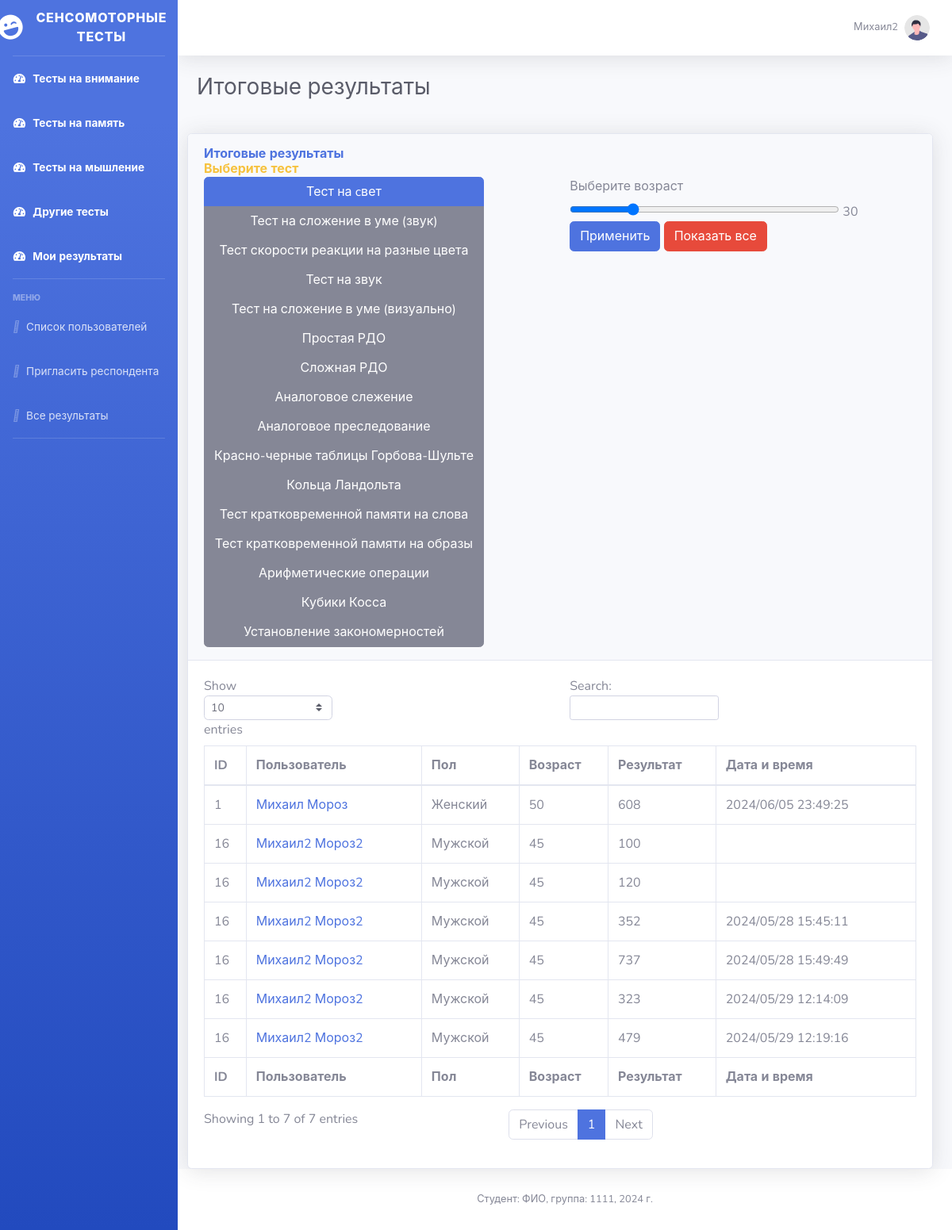
The page /general_result.php (signed in) on the database its author committed.
### tables this page shows
CREATE TABLE `users` (
  `id` bigint NOT NULL AUTO_INCREMENT,
  `name` varchar(255) NOT NULL,
  `second_name` varchar(255) NOT NULL,
  `email` varchar(255) NOT NULL,
  `password` varchar(255) NOT NULL,
  `status` tinyint NOT NULL,
  `invitation_link` varchar(255) DEFAULT NULL,
  `age` int DEFAULT NULL,
  `sex` tinyint(1) DEFAULT NULL,
  UNIQUE KEY `id` (`id`)
);

CREATE TABLE `tests` (
  `id` bigint NOT NULL AUTO_INCREMENT,
  `title` varchar(255) DEFAULT NULL,
  `link` varchar(255) DEFAULT NULL,
  `category_id` int DEFAULT NULL,
  `measure` varchar(10) DEFAULT NULL,
  `time` int DEFAULT NULL,
  UNIQUE KEY `id` (`id`)
);

CREATE TABLE `user_test_results` (
  `id` bigint unsigned NOT NULL AUTO_INCREMENT,
  `user_id` bigint DEFAULT NULL,
  `test_id` bigint DEFAULT NULL,
  `result` int DEFAULT NULL,
  `date` varchar(100) DEFAULT NULL,
  `complexity` int DEFAULT NULL,
  `start_pulse` int DEFAULT NULL,
  `end_pulse` int DEFAULT NULL,
  `during_pulse` text,
  UNIQUE KEY `id` (`id`),
  KEY `user_test_results_tests_id_fk` (`test_id`),
  CONSTRAINT `user_test_results_tests_id_fk` FOREIGN KEY (`test_id`) REFERENCES `tests` (`id`)
);

### scripts/gates.php (called while the page is built, shortened)
<?php
function getCurrentUser(){
    $pdo = getPDO();
    $user = null;
    if(isset($_COOKIE['auth_email'])) {
        $email = $_COOKIE['auth_email'];
        $result = $pdo->query("SELECT * FROM users WHERE email = '$email'");
        $user = $result->fetch(PDO::FETCH_ASSOC);
    }
    return $user;
}
function getStatus(){
    $user = getCurrentUser();
        if ($user)
            return $user['status'];
    return false;
}
function is_admin(){
    return getStatus() == 3;
}
function is_expert(){
    return getStatus() == 2;
}

### scripts/get_test_results.php (called while the page is built, shortened)
<?php
require_once "gates.php";
function getTestResults($test_id){
    $pdo = getPDO();
    $result = $pdo->query("SELECT * FROM user_test_results, users WHERE user_test_results.test_id = $test_id AND user_test_results.user_id = users.id  ORDER BY users.age");
    $tests = $result->fetchAll(PDO::FETCH_ASSOC);
    return $tests;
}

### general_result.php (the view, shortened to what this page needs)
<?php
require_once "scripts/gates.php";
require_once "scripts/get_test_results.php";
$pdo = getPDO();
$result = $pdo->query("SELECT * FROM tests");
$tests = $result->fetchAll();
$sex = [
    0 => "Женский",
    1 => "Мужской",
];
$test_id = 1;
$age = 0;
$tests_results = [];
if($age)
    $tests_results = getTestResultsByAge($test_id, $age);
else
    $tests_results = getTestResults($test_id);
?>
<!DOCTYPE html>
<html lang="en">
<head>
    <link href="vendor/fontawesome-free/css/all.min.css" rel="stylesheet" type="text/css">
    <link href="css/sb-admin-2.min.css" rel="stylesheet">
</head>
<body id="page-top">
<div id="wrapper">
    <?php include("scripts/menu.php") ?>
    <div id="content-wrapper" class="d-flex flex-column">
        <div id="content">
            <?php include("scripts/menu_top.php") ?>
            <div class="container-fluid">
                <div class="d-sm-flex align-items-center justify-content-between mb-4">
                    <h1 class="h3 mb-0 text-gray-800">Итоговые результаты</h1>
                </div>
                <div class="row">
                    <div class="card shadow mb-8 mt-3">
                        <div class="card-header py-3">
                            <h6 class="m-0 font-weight-bold text-primary">Итоговые результаты</h6>
                            <h6 class="m-0 font-weight-bold text-warning">Выберите тест</h6>
                            <div class="row">
                                <div class="col-md-6">
                                    <div class="btn-group-vertical">
                                        <?php foreach ($tests as $test): ?>
                                            <a href="general_result.php?test_id=<?= $test['id'] ?>" type="button"
                                               class="btn <?= ($test['id'] == $test_id) ? "btn-primary" : "btn-secondary" ?>">
                                                <?= $test['title'] ?>
                                            </a>
                                        <?php endforeach; ?>
                                    </div>
                                </div>
                                <div class="col-md-6">
                                    <form action="/general_result.php" method="get">
                                        <label for="customRange1" class="form-label">Выберите возраст</label>
                                        <input class="form-range" type="range" id="customRange1" name="age" min="10" max="100" value="<?= (!$age)?30:$age ?>" step="5" style="width: 340px;"  oninput="this.nextElementSibling.value = this.value"/>
                                        <output style="width: 30px;"><?= (!$age)?30:$age ?></output>
                                        <br>
                                        <button class="btn btn-primary">Применить</button>
                                        <a href="/general_result.php?test_id=<?= $test_id ?>" class="btn btn-danger">Показать все</a>
                                    </form>
                                </div>
                            </div>
                        </div>
                        <div class="card-body">
                            <div class="table-responsive">
                                <table class="table table-bordered" id="dataTable" width="100%" cellspacing="0"
                                       style="min-width: 700px">
                                    <thead>
                                    <tr>
                                        <th>ID</th>
                                        <th>Пользователь</th>
                                        <th>Пол</th>
                                        <th>Возраст</th>
                                        <th>Результат</th>
                                        <th>Дата и время</th>
                                    </tr>
                                    </thead>
                                    <tfoot>
                                    <tr>
                                        <th>ID</th>
                                        <th>Пользователь</th>
                                        <th>Пол</th>
                                        <th>Возраст</th>
                                        <th>Результат</th>
                                        <th>Дата и время</th>
                                    </tr>
                                    </tfoot>
                                    <tbody>
                                    <?php foreach ($tests_results as $tests_result): ?>
                                        <tr>
                                            <td><?= $tests_result['id'] ?></td>
                                            <td>
                                                <a href="/test_results.php?id=<?= $tests_result['user_id'] ?>"><?= $tests_result['name'] . ' ' . $tests_result['second_name'] ?></a>
                                            </td>
                                            <td><?= $sex[$tests_result['sex']] ?></td>
                                            <td><?= $tests_result['age'] ?></td>
                                            <td><?= $tests_result['result'] ?></td>
                                            <td><?= $tests_result['date'] ?></td>
                                        </tr>
                                    <?php endforeach; ?>
                                    </tbody>
                                </table>
                            </div>
                        </div>
                    </div>
                </div>
            </div>
        </div>
        <footer class="sticky-footer bg-white">
            <div class="container my-auto">
                <div class="copyright text-center my-auto">
                    <span>Студент: ФИО, группа: 1111, 2024 г.</span>
                </div>
            </div>
        </footer>
    </div>
</div>
</body>
</html>

### scripts/menu.php (shortened to what this page needs)
<ul class="navbar-nav bg-gradient-primary sidebar sidebar-dark accordion" id="accordionSidebar">
    <a class="sidebar-brand d-flex align-items-center justify-content-center" href="/index.php">
        <div class="sidebar-brand-icon rotate-n-15">
            <i class="fas fa-laugh-wink"></i>
        </div>
        <div class="sidebar-brand-text mx-3">Сенсомоторные тесты</div>
    </a>
    <hr class="sidebar-divider my-0">
    <li class="nav-item active">
        <a class="nav-link" href="/main.php?test_category=1">
            <i class="fas fa-fw fa-tachometer-alt"></i>
            <span>Тесты на внимание</span></a>
    </li>
    <li class="nav-item active">
        <a class="nav-link" href="/main.php?test_category=2">
            <i class="fas fa-fw fa-tachometer-alt"></i>
            <span>Тесты на память</span></a>
    </li>
    <li class="nav-item active">
        <a class="nav-link" href="/main.php?test_category=3">
            <i class="fas fa-fw fa-tachometer-alt"></i>
            <span>Тесты на мышление</span></a>
    </li>
    <li class="nav-item active">
        <a class="nav-link" href="/main.php?test_category=4">
            <i class="fas fa-fw fa-tachometer-alt"></i>
            <span>Другие тесты</span></a>
    </li>
    <li class="nav-item active">
        <a class="nav-link" href="/my_results.php">
            <i class="fas fa-fw fa-tachometer-alt"></i>
            <span>Мои результаты</span></a>
    </li>
    <hr class="sidebar-divider">
    <div class="sidebar-heading">
        Меню
    </div>
    <?php
    if(is_admin() || is_expert()){
        ?>
    <li class="nav-item">
        <a class="nav-link" href="/users.php"
           aria-expanded="true" aria-controls="collapseTwo">
            <i class="fa-solid fa-list-ul"></i>
            <span>Список пользователей</span>
        </a>
    </li>
    <li class="nav-item">
        <a class="nav-link" href="/generate_invitation_link.php"
           aria-expanded="true" aria-controls="collapseTwo">
            <i class="fa-solid fa-list-ul"></i>
            <span>Пригласить респондента</span>
        </a>
    </li>
        <li class="nav-item">
            <a class="nav-link" href="/general_result.php"
               aria-expanded="true" aria-controls="collapseTwo">
                <i class="fa-solid fa-list-ul"></i>
                <span>Все результаты</span>
            </a>
        </li>
    <?php } ?>
    <hr class="sidebar-divider">
</ul>

### scripts/menu_top.php (shortened to what this page needs)
<nav class="navbar navbar-expand navbar-light bg-white topbar mb-4 static-top shadow">
    <ul class="navbar-nav ml-auto">
        <li class="nav-item dropdown no-arrow">
            <a class="nav-link dropdown-toggle" href="#" id="userDropdown" role="button"
               data-toggle="dropdown" aria-haspopup="true" aria-expanded="false">
                <span class="mr-2 d-none d-lg-inline text-gray-600 small"><?= getCurrentUser()['name'] ?></span>
                <img class="img-profile rounded-circle"
                     src="/img/undraw_profile.svg">
            </a>
        </li>
    </ul>
</nav>

### rows shown on the page
users: name "Михаил2"
tests: title "Тест на cвет"
tests: title "Тест на сложение в уме (звук)"
tests: title "Тест скорости реакции на разные цвета"
tests: title "Тест на звук"
tests: title "Тест на сложение в уме (визуально)"
tests: title "Простая РДО"
tests: title "Сложная РДО"
tests: title "Аналоговое слежение"
tests: title "Аналоговое преследование"
tests: title "Красно-черные таблицы Горбова-Шульте"
tests: title "Кольца Ландольта"
tests: title "Тест кратковременной памяти на слова"
tests: title "Тест кратковременной памяти на образы"
tests: title "Арифметические операции"
tests: title "Кубики Косса"
tests: title "Установление закономерностей"
user_test_results: user "16", user.name "Михаил2", user.second_name "Мороз2", user.sex "Мужской", user.age "45", result "100"
user_test_results: user "16", user.name "Михаил2", user.second_name "Мороз2", user.sex "Мужской", user.age "45", result "120"
user_test_results: user "16", user.name "Михаил2", user.second_name "Мороз2", user.sex "Мужской", user.age "45", result "352", date "2024/05/28 15:45:11"
user_test_results: user "16", user.name "Михаил2", user.second_name "Мороз2", user.sex "Мужской", user.age "45", result "737", date "2024/05/28 15:49:49"
user_test_results: user "16", user.name "Михаил2", user.second_name "Мороз2", user.sex "Мужской", user.age "45", result "323", date "2024/05/29 12:14:09"
user_test_results: user "16", user.name "Михаил2", user.second_name "Мороз2", user.sex "Мужской", user.age "45", result "479", date "2024/05/29 12:19:16"
user_test_results: user "1", user.name "Михаил", user.second_name "Мороз", user.sex "Женский", user.age "50", result "608", date "2024/06/05 23:49:25"
